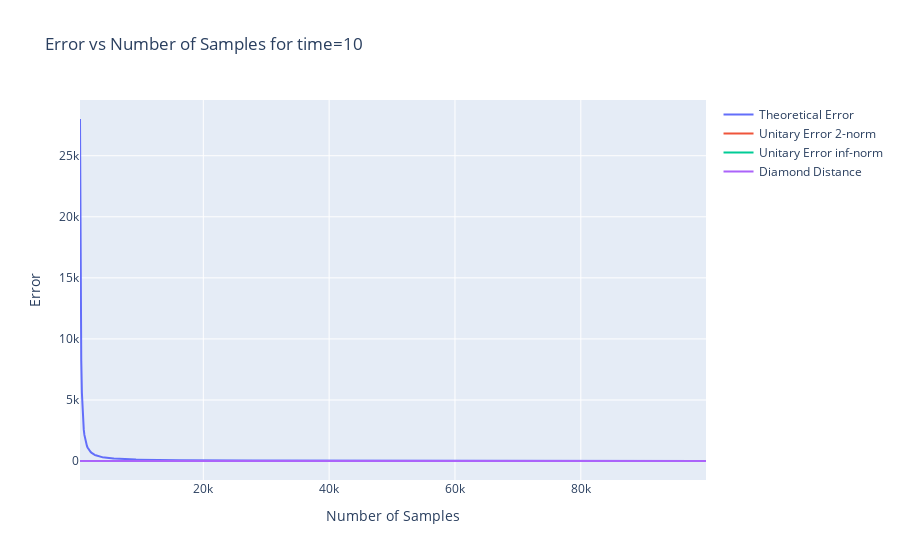
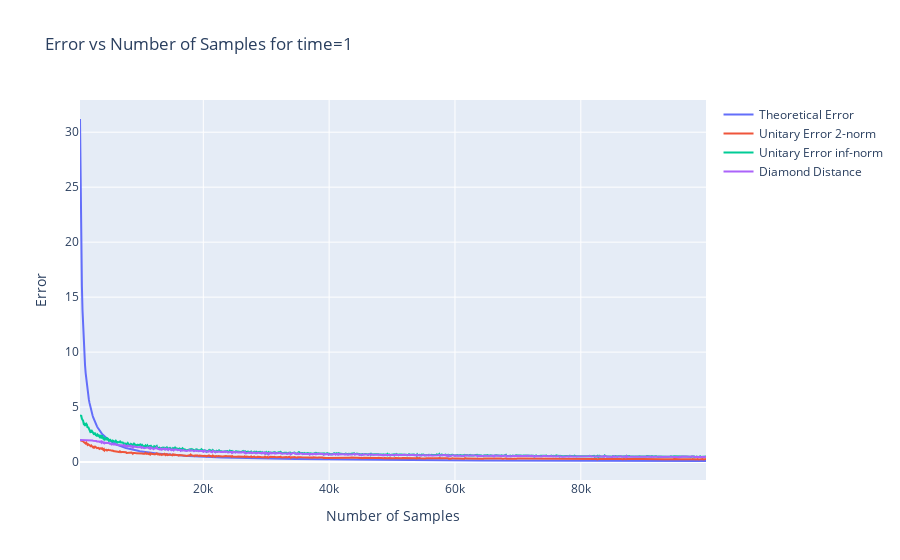
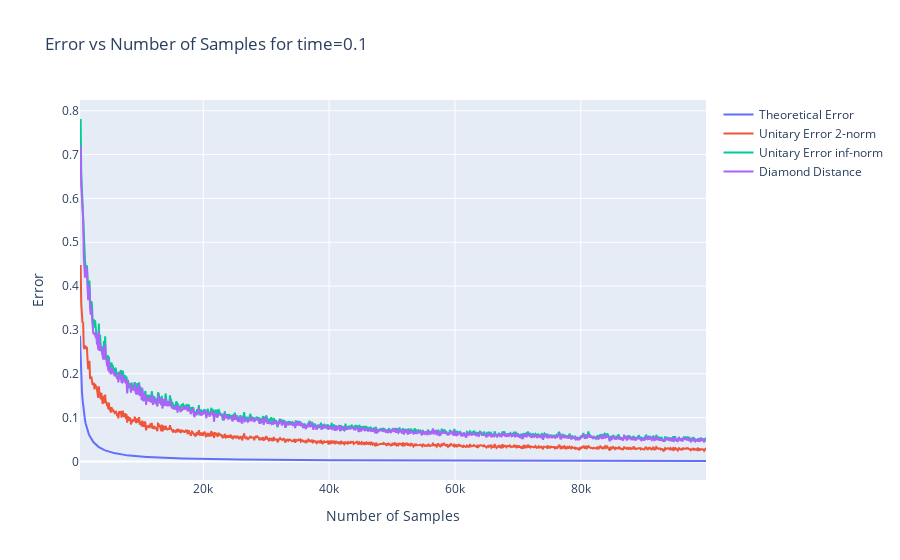
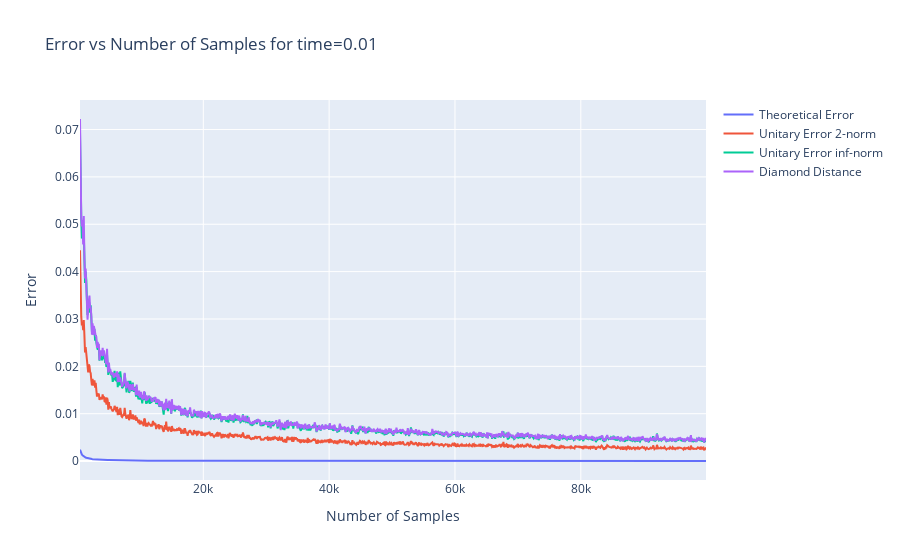

Source (notebook cell) for these figures, in order:
### Code cell
from joblib import Parallel, delayed
import numpy as np
import plotly.graph_objects as go
import multiprocessing
import time

# Define parameters
times = [10, 1, 0.1, 0.01, 0.001]
num_qubits = 3
num_terms = 100
nums_samples = np.arange(400, 100000, 100)
num_trials = 10  # Number of qDRIFT trials to average over

def run_qdrift_trial(hamiltonian, time, num_samples):
    """Runs a single qDRIFT trial and returns the error metrics."""
    sampled_unitaries, labels = qdrift_sample(hamiltonian, time, num_samples)
    
    # Compute qDRIFT evolution
    U_qdrift = Operator(reduce(lambda a, b: a @ b, sampled_unitaries))
    
    # Compute errors
    error = unitary_error_2_norm(U_exact, U_qdrift)
    error_2 = unitary_error_inf_norm(U_exact, U_qdrift)
    diamond_dist = compute_diamond_distance(U_exact, U_qdrift)
    
    return error, error_2, diamond_dist
start = time.time()
for time in times:
    # Generate a random Hamiltonian
    hamiltonian = generate_random_hamiltonian(num_qubits, num_terms)
    lam = sum(abs(term[0]) for term in hamiltonian)  # Compute λ once
    U_exact = exact_unitary_evolution(hamiltonian, time)  # Compute exact unitary once

    # Run in parallel
    results = Parallel(n_jobs=multiprocessing.cpu_count())(
        delayed(run_qdrift_trial)(hamiltonian, time, num_samples)
        for num_samples in nums_samples for _ in range(num_trials)
    )

    # Reshape results: Convert from (num_samples * num_trials) → (num_samples, num_trials)
    results = np.array(results).reshape(len(nums_samples), num_trials, 3)

    # Compute mean errors over trials
    unitary_errors = results[:, :, 0].mean(axis=1)
    unitary_errors_inf = results[:, :, 1].mean(axis=1)
    diamond_distances = results[:, :, 2].mean(axis=1)
    theoretical_errors = [
        2 * estimate_theoretical_qdrift_errror(num_samples, lam, time) for num_samples in nums_samples
    ]

    # Plot results
    fig = go.Figure()
    fig.add_trace(go.Scatter(x=nums_samples, y=theoretical_errors, mode='lines', name='Theoretical Error'))
    fig.add_trace(go.Scatter(x=nums_samples, y=unitary_errors, mode='lines', name='Unitary Error 2-norm'))
    fig.add_trace(go.Scatter(x=nums_samples, y=unitary_errors_inf, mode='lines', name='Unitary Error inf-norm'))
    fig.add_trace(go.Scatter(x=nums_samples, y=diamond_distances, mode='lines', name='Diamond Distance'))
    fig.update_layout(title=f'Error vs Number of Samples for time={time}', xaxis_title='Number of Samples', yaxis_title='Error')
    fig.show()
# ------------------------------------ test ---------------------------------

### Figure 1 — Plotly figure (JSON) as saved in the notebook; plotly's stock layout.template omitted (floating-point values rounded to 4 significant figures; data arrays with more than 128 entries replaced by an {"elided": "..."} marker saying what was removed)
{"data": [{"mode": "lines", "name": "Theoretical Error", "type": "scatter", "x": {"elided": "996 int values"}, "y": {"elided": "996 float values"}}, {"mode": "lines", "name": "Unitary Error 2-norm", "type": "scatter", "x": {"elided": "996 int values"}, "y": {"elided": "996 float values"}}, {"mode": "lines", "name": "Unitary Error inf-norm", "type": "scatter", "x": {"elided": "996 int values"}, "y": {"elided": "996 float values"}}, {"mode": "lines", "name": "Diamond Distance", "type": "scatter", "x": {"elided": "996 int values"}, "y": {"elided": "996 float values"}}], "layout": {"title": {"text": "Error vs Number of Samples for time=10"}, "xaxis": {"title": {"text": "Number of Samples"}}, "yaxis": {"title": {"text": "Error"}}}}

### Figure 2 — Plotly figure (JSON) as saved in the notebook; plotly's stock layout.template omitted (floating-point values rounded to 4 significant figures; data arrays with more than 128 entries replaced by an {"elided": "..."} marker saying what was removed)
{"data": [{"mode": "lines", "name": "Theoretical Error", "type": "scatter", "x": {"elided": "996 int values"}, "y": {"elided": "996 float values"}}, {"mode": "lines", "name": "Unitary Error 2-norm", "type": "scatter", "x": {"elided": "996 int values"}, "y": {"elided": "996 float values"}}, {"mode": "lines", "name": "Unitary Error inf-norm", "type": "scatter", "x": {"elided": "996 int values"}, "y": {"elided": "996 float values"}}, {"mode": "lines", "name": "Diamond Distance", "type": "scatter", "x": {"elided": "996 int values"}, "y": {"elided": "996 float values"}}], "layout": {"title": {"text": "Error vs Number of Samples for time=1"}, "xaxis": {"title": {"text": "Number of Samples"}}, "yaxis": {"title": {"text": "Error"}}}}

### Figure 3 — Plotly figure (JSON) as saved in the notebook; plotly's stock layout.template omitted (floating-point values rounded to 4 significant figures; data arrays with more than 128 entries replaced by an {"elided": "..."} marker saying what was removed)
{"data": [{"mode": "lines", "name": "Theoretical Error", "type": "scatter", "x": {"elided": "996 int values"}, "y": {"elided": "996 float values"}}, {"mode": "lines", "name": "Unitary Error 2-norm", "type": "scatter", "x": {"elided": "996 int values"}, "y": {"elided": "996 float values"}}, {"mode": "lines", "name": "Unitary Error inf-norm", "type": "scatter", "x": {"elided": "996 int values"}, "y": {"elided": "996 float values"}}, {"mode": "lines", "name": "Diamond Distance", "type": "scatter", "x": {"elided": "996 int values"}, "y": {"elided": "996 float values"}}], "layout": {"title": {"text": "Error vs Number of Samples for time=0.1"}, "xaxis": {"title": {"text": "Number of Samples"}}, "yaxis": {"title": {"text": "Error"}}}}

### Figure 4 — Plotly figure (JSON) as saved in the notebook; plotly's stock layout.template omitted (floating-point values rounded to 4 significant figures; data arrays with more than 128 entries replaced by an {"elided": "..."} marker saying what was removed)
{"data": [{"mode": "lines", "name": "Theoretical Error", "type": "scatter", "x": {"elided": "996 int values"}, "y": {"elided": "996 float values"}}, {"mode": "lines", "name": "Unitary Error 2-norm", "type": "scatter", "x": {"elided": "996 int values"}, "y": {"elided": "996 float values"}}, {"mode": "lines", "name": "Unitary Error inf-norm", "type": "scatter", "x": {"elided": "996 int values"}, "y": {"elided": "996 float values"}}, {"mode": "lines", "name": "Diamond Distance", "type": "scatter", "x": {"elided": "996 int values"}, "y": {"elided": "996 float values"}}], "layout": {"title": {"text": "Error vs Number of Samples for time=0.01"}, "xaxis": {"title": {"text": "Number of Samples"}}, "yaxis": {"title": {"text": "Error"}}}}
